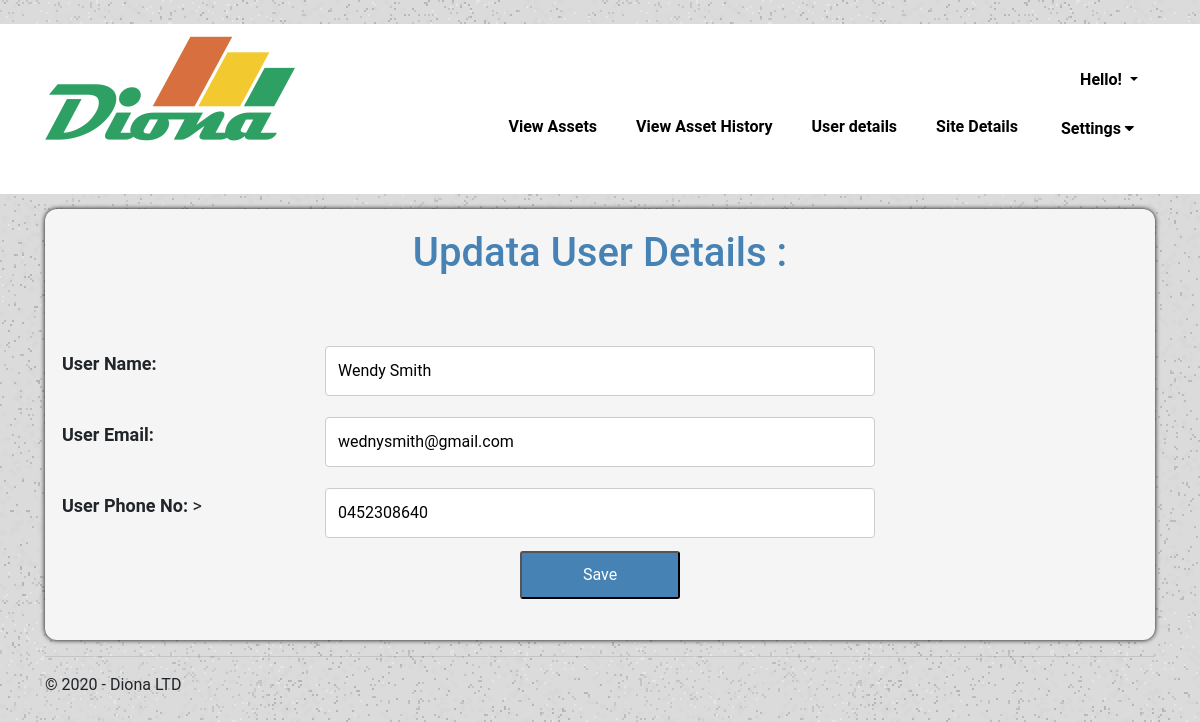
The page /update_users?id=1 on the database its author committed.
### tables this page shows
CREATE TABLE `User` (
                                        `user_id` integer,
                                        `user_name` TEXT NULL,
                                        `user_email` TEXT NOT NULL,
                                        `user_phone` TEXT NULL,
                                        PRIMARY KEY (`user_id`)
                                    );

### EX1/views.py (the view)
@app.route('/update_users')
def update_users():
    user_details = ''
    submit_url = ''
    if(request.args.get('id')):
        user_details = dbHandler.getUserDetails(request.args.get('id'))
        submit_url = "submit_update_user"
    else:
        submit_url = 'submit_add_users'
    return render_template('update_user.html',
                            title='Add Users',
                            user = user_details,
                            submit_url = submit_url,
                            year=datetime.now().year)

### EX1/models.py (called while the page is built)
def create_connection(db_file):
    conn = None
    try:
        conn = sqlite3.connect(db_file)
    except Error as e:
        print(e)
    return conn

def getUserDetails(id):
    con = create_connection("diona.db")
    cur = con.cursor()
    cur.execute("SELECT * FROM User WHERE user_id = (?)", ([id]))
    userID = cur.fetchone()
    con.close()
    return userID

### EX1/templates/update_user.html (shortened to what this page needs)
{% extends "layout_admin.html" %}
{% block content %}
<div class="formcontainer">
    <form action="{{ submit_url }}" method="post" id="defaultassetform">
        <div class="h1form">
            <h1>Updata User Details :</h1>
        </div>
        <br>
        <br>
        {% if user %}
        <div class="row">
            <div class="column-25">
                <label for="userName"><strong>User Name: </strong></label>
            </div>
            <div class="column-50">
                <input type="text" class="" name="userName" value="{{ user[1] }}" required />
            </div>
        </div>
        <div class="row">
            <div class="column-25">
                <label for="userEmail"><strong>User Email: </strong></label>
            </div>
            <div class="column-50">
                <input type="text" class="" name="userEmail" value="{{ user[2] }}" required />
            </div>
        </div>
        <div class="row">
            <div class="column-25">
                <label for="userPhone"><strong>User Phone No: </strong>></label>
            </div>
            <div class="column-50">
                <input type="text" class="" name="userPhone" value="{{ user[3] }}" required />
            </div>
        </div>
        {% endif %}
        <p id="submitbutton"><input type="Submit" value="Save"></p>
    </form>
</div>
{% endblock %}

### EX1/static/styles.css (style rules this page uses)
body { font-family: Roboto, Arial, sans-serif; background-image: url('/static/image/boxed-bg.jpg'); margin: 0; height: 100%; }
.h1form { text-align: center; font-family: Roboto, Arial, sans-serif; font-size: 15px; color: #4682B4; }
.formcontainer { background-color: #F5F5F5; padding: 20px; margin-top: 15px; box-shadow: 0 0 5px rgba(0, 0, 0, 15); border-radius: 12px; }
.row:after { content: ""; display: table; clear: both; }
label { padding-top: 12px; padding-right: 12px; padding-left: 12px; display: inline-block; }
input[type= text], [type= email], select, textarea { width: 100%; padding: 12px; margin: 8px 0; display: inline-block; border: 1px solid #ccc; border-radius: 4px; box-sizing: border-box; resize: vertical; }
#submitbutton { text-align: center; }
input[type= Submit] { width: 15%; background-color: #4682B4; color: white; padding: 10px 16px; margin: 5px 0; border-radius: 3px; cursor: pointer; }
.column-25 { float: left; width: 25%; margin-top: 5px; font-size: 18px; font-family: Roboto, Arial, sans-serif; }
.column-50 { float: left; width: 50%; margin-top: 5px; }

### rows shown on the page
User: userName "Wendy Smith", userEmail "wednysmith@gmail.com", userPhone "0452308640"
